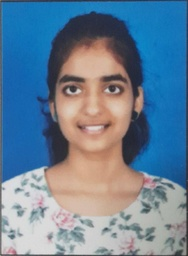
#> input picture backend/remove-bg-sample.jpg, 188 x 256 px, shrunk from 941 x 1280 before the run, given as the content of the folder ./assets, which was not available
$ python AssetForge.py
#> lines starting #> are read from the running program, lines starting #| are printed output that depends on the picture; pictures that were not available may be replaced by others from this repository, and a replacement may not be noted
import os
import argparse
import hashlib
import numpy as np
from PIL import Image
from scipy.fftpack import dct, idct
from math import log10, sqrt

class AdvancedImageProcessor:
    def __init__(self):
        self.image_exts = ['.jpg', '.jpeg', '.png', '.webp', '.bmp', '.tiff']
        self.quality = 75
        self.block_size = 8

    # --------------------------
    # Core Analysis with Color Space Handling
    # --------------------------
    def scan_images(self, directory):
        """Advanced image analysis with color space awareness"""
        images = []

        for root, _, files in os.walk(directory):
            for file in files:
                ext = os.path.splitext(file)[1].lower()
                if ext in self.image_exts:
                    path = os.path.join(root, file)
                    try:
                        with Image.open(path) as img:
                            images.append(self._analyze_image(img, path))
                    except Exception as e:
                        print(f"Error processing {path}: {str(e)}")

        # Check if any images were processed successfully
        if not any(images):
            print("No images found in ./assets directory")
            return []
        return images

    def _analyze_image(self, img, path):
        """Detailed image analysis with color space awareness"""
        analysis = {
            'path': path,
            'format': img.format,
            'size': os.path.getsize(path),
            'resolution': f"{img.width}x{img.height}",
            'mode': img.mode,
            'channels': self._get_channel_info(img),
            'entropy': self._calculate_entropy(img)
        }

        # Convert to compatible mode for processing
        base_img = img.convert('RGB') if img.mode not in ['L', 'RGB'] else img.copy()
        analysis.update({
            'stats': self._calculate_image_stats(base_img),
            'color_histogram': self._color_histogram(base_img)
        })
        return analysis

    def _get_channel_info(self, img):
        """Get channel information for various color modes"""
        mode_info = {
            'L': ['Luminance'],
            'RGB': ['Red', 'Green', 'Blue'],
            'CMYK': ['Cyan', 'Magenta', 'Yellow', 'Black'],
            'YCbCr': ['Luma', 'Blue-diff', 'Red-diff'],
            'LAB': ['Lightness', 'A', 'B']
        }
        return mode_info.get(img.mode, [f"Channel {i}" for i in range(len(img.getbands()))])

    # --------------------------
    # Missing methods implementation
    # --------------------------
    def _calculate_image_stats(self, img):
        """Calculate basic image statistics for each channel"""
        stats = {}
        img_array = np.array(img)

        # Handle different channel counts
        if len(img_array.shape) == 2:  # Grayscale
            stats['mean'] = float(np.mean(img_array))
            stats['std'] = float(np.std(img_array))
            stats['min'] = int(np.min(img_array))
            stats['max'] = int(np.max(img_array))
        else:  # Color (RGB, RGBA, etc.)
            for i, channel_name in enumerate(self._get_channel_info(img)):
                channel_data = img_array[:,:,i]
                stats[channel_name] = {
                    'mean': float(np.mean(channel_data)),
                    'std': float(np.std(channel_data)),
                    'min': int(np.min(channel_data)),
                    'max': int(np.max(channel_data))
                }

        return stats

    def _color_histogram(self, img):
        """Generate color histograms for the image"""
        histograms = {}

        # Convert to RGB to ensure consistent handling
        img_rgb = img.convert('RGB')
        img_array = np.array(img_rgb)

        # Per-channel histograms
        for i, channel_name in enumerate(['Red', 'Green', 'Blue']):
            channel_data = img_array[:,:,i]
            hist, _ = np.histogram(channel_data, bins=256, range=(0, 256))
            histograms[channel_name] = hist / hist.sum()  # Normalize

        # Combined color histogram (simplified)
        combined = np.zeros((16, 16, 16))  # Reduced resolution for efficiency
        r_bins = np.linspace(0, 255, 17)
        g_bins = np.linspace(0, 255, 17)
        b_bins = np.linspace(0, 255, 17)

        for i in range(16):
            for j in range(16):
                for k in range(16):
                    r_mask = (img_array[:,:,0] >= r_bins[i]) & (img_array[:,:,0] < r_bins[i+1])
                    g_mask = (img_array[:,:,1] >= g_bins[j]) & (img_array[:,:,1] < g_bins[j+1])
                    b_mask = (img_array[:,:,2] >= b_bins[k]) & (img_array[:,:,2] < b_bins[k+1])
                    combined[i,j,k] = np.sum(r_mask & g_mask & b_mask)

        # Normalize the combined histogram
        if combined.sum() > 0:
            combined = combined / combined.sum()

        histograms['combined'] = combined
        return histograms

    # --------------------------
    # Enhanced Duplicate Detection
    # --------------------------
    # [38 lines left out: functions detect_duplicates, _perceptual_hash, _difference_hash, not called in this run]

    def _color_hash(self, histogram):
        """Color distribution hash"""
        return hash(tuple(histogram['combined'].flatten()))

    # --------------------------
    # Advanced Lossy Compression
    # --------------------------
    # [262 lines left out: functions lossy_compress, _dct_compression, _lwt_compression, _process_channel_dct, lossless_compress, _apply_predictor and 8 more, not called in this run]

    # --------------------------
    # Core Algorithm Improvements
    # --------------------------
    def _calculate_entropy(self, img):
        """Calculate image entropy for quality assessment"""
        hist = np.histogram(np.array(img), bins=256)[0]
        hist = hist[hist > 0] / hist.sum()
        return -np.sum(hist * np.log2(hist))

    def _quality_matrix(self):
        """Generate quality matrix based on compression level"""
        return np.linspace(1, 30, self.block_size**2).reshape((self.block_size, self.block_size))

    # [22 lines left out: functions _calculate_psnr, _huffman_encode, _get_output_path, not called in this run]

def main():
    parser = argparse.ArgumentParser(description="Advanced Image Processing Tool")
    parser.add_argument('--analyze', action='store_true', help='Analyze image properties')
    parser.add_argument('--dedup', action='store_true', help='Detect duplicate images')
    parser.add_argument('--lossy', action='store_true', help='Apply lossy compression')
    parser.add_argument('--lossless', action='store_true', help='Apply lossless compression')
    parser.add_argument('--enhance', choices=['clahe', 'retinex', 'wavelet'],
                       help='Image enhancement method')
    parser.add_argument('--output-dir', default='./processed',
                       help='Output directory for processed images')

    args = parser.parse_args()
    processor = AdvancedImageProcessor()

    # Ensure output directory exists
    os.makedirs(args.output_dir, exist_ok=True)

    # Process all images in ./assets
    images = processor.scan_images('./assets')
#> in scan_images, img is the input picture: PIL image 188x256 RGB; mean R, G, B 104.7, 128.9, 150.5
#> in _calculate_entropy, `hist = np.histogram(np.array(img), bins=256)[0]`: hist = 256 values, max 1542 at index 206, min 0 at index 1, mean 564
#> in _calculate_entropy, `hist = hist[hist > 0] / hist.sum()`: hist = 226 values, max 0.0107 at index 182, min 6.93e-06 at index 0, mean 0.00442
#> the loop in _calculate_image_stats, `for i, channel_name in enumerate(self._get_channel_info(img)):` made 3 passes
#> channel_name on passes 1 to 3: 'Red', 'Green', 'Blue'
#> pass 1, in _calculate_image_stats, `channel_data = img_array[:,:,i]`:
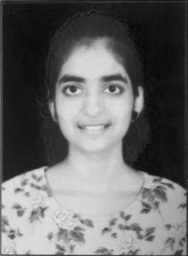
#> channel_data: shape (256, 188); min 2, max 227, mean 104.7
#> pass 2, in _calculate_image_stats, `channel_data = img_array[:,:,i]`:
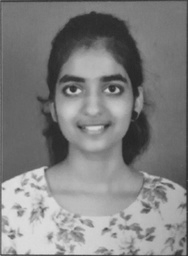
#> channel_data: shape (256, 188); min 36, max 224, mean 128.9
#> pass 3, in _calculate_image_stats, `channel_data = img_array[:,:,i]`:
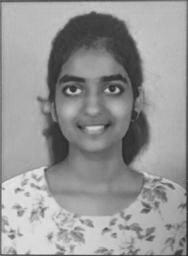
#> channel_data: shape (256, 188); min 37, max 230, mean 150.5
#> after the loop in _calculate_image_stats, `for i, channel_name in enumerate(self._get_channel_info(img)):`: stats = 3 items
#> images = 1 item

    if not images:
        print("No images found in ./assets directory")
        return

    # Execute requested operations
    if args.analyze:
        print("\nImage Analysis Results:")
        for img in images:
            print(f"\n{img['path']}:")
            print(f"  Size: {img['size']} bytes")
            print(f"  Resolution: {img['resolution']}")
            print(f"  Color Mode: {img['mode']}")
            print(f"  Entropy: {img['entropy']:.2f} bits/pixel")

    if args.dedup:
        duplicates = processor.detect_duplicates(images)
        if duplicates:
            print("\nDuplicate Images Found:")
            for original, duplicate in duplicates:
                print(f"  {duplicate} is a duplicate of {original}")
        else:
            print("\nNo duplicate images found")

    if args.lossy:
        print("\nApplying lossy compression:")
        for img in images:
            output = processor.lossy_compress(img['path'])
            print(f"  Compressed {img['path']} -> {output}")

    if args.lossless:
        print("\nApplying lossless compression:")
        for img in images:
            output = processor.lossless_compress(img['path'])
            print(f"  Compressed {img['path']} -> {output}")

    if args.enhance:
        print(f"\nApplying {args.enhance} enhancement:")
        for img in images:
            output = processor.enhance_image(img['path'], method=args.enhance)
            print(f"  Enhanced {img['path']} -> {output}")

if __name__ == '__main__':
    main()
